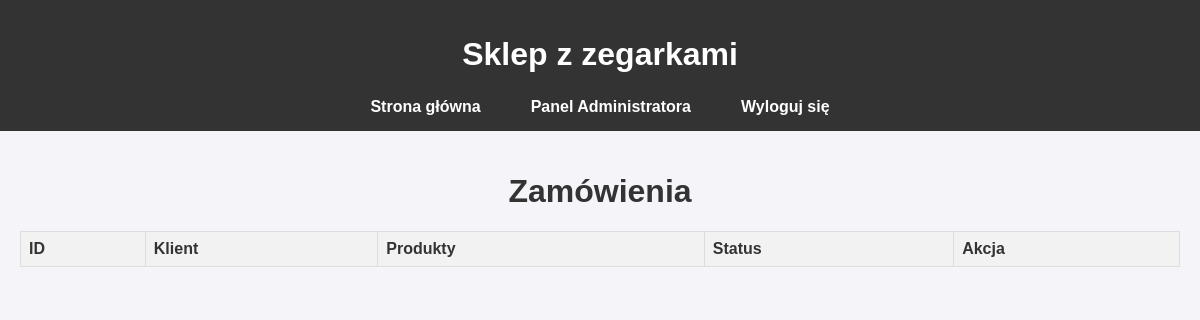
Page /admin_orders.php (signed in) on the earlier database version.
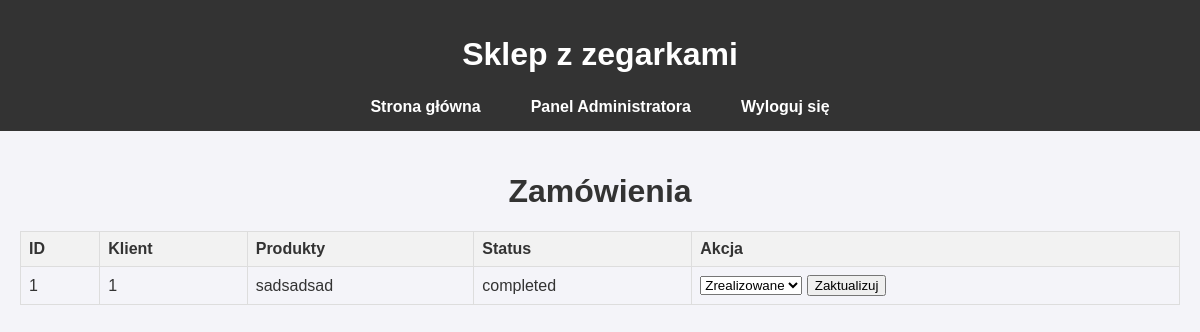
Same page on the later database version.
### tables this page shows
CREATE TABLE `orders` (
  `id` int(11) NOT NULL,
  `customer_id` int(11) NOT NULL,
  `products` text NOT NULL,
  `total_price` decimal(10,2) NOT NULL,
  `status` enum('new','processing','completed','cancelled') DEFAULT 'new',
  `created_at` timestamp NOT NULL DEFAULT current_timestamp()
);

### admin_orders.php (the view, shortened to what this page needs)
<?php
require 'db_connection.php';
require 'header.php';
$stmt = $pdo->prepare("SELECT * FROM orders");
$stmt->execute();
$orders = $stmt->fetchAll(PDO::FETCH_ASSOC);
?>
<!DOCTYPE html>
<html lang="pl">
<head>
</head>
<body>
    <h1>Zamówienia</h1>
    <table>
        <tr>
            <th>ID</th>
            <th>Klient</th>
            <th>Produkty</th>
            <th>Status</th>
            <th>Akcja</th>
        </tr>
        <?php foreach ($orders as $order): ?>
        <tr>
            <td><?= htmlspecialchars($order['id']) ?></td>
            <td><?= htmlspecialchars($order['customer_id']) ?></td>
            <td><?= htmlspecialchars($order['products']) ?></td>
            <td><?= htmlspecialchars($order['status']) ?></td>
            <td>
                <form method="POST" action="">
                    <select name="status">
                        <option value="completed" <?= $order['status'] == 'completed' ? 'selected' : '' ?>>Zrealizowane</option>
                    </select>
                    <button type="submit">Zaktualizuj</button>
                </form>
            </td>
        </tr>
        <?php endforeach; ?>
    </table>
</body>
</html>

Differences in the rows shown:
added orders: id "1", customer "1", products "sadsadsad", status "completed", status "Zrealizowane"
